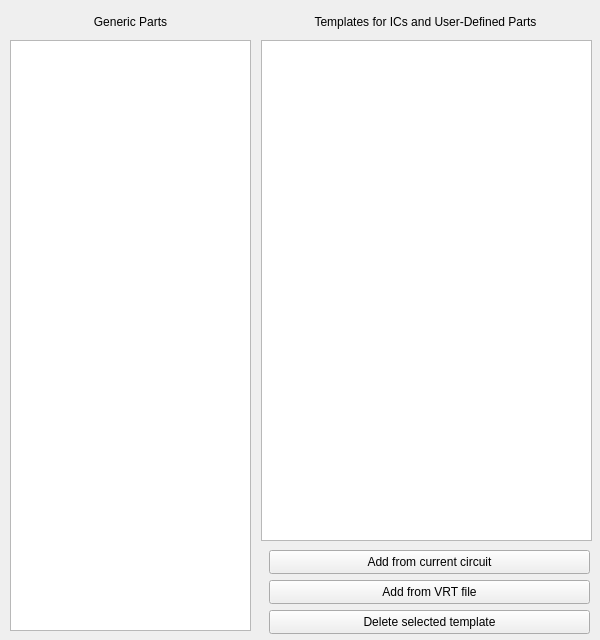
<?xml version="1.0" encoding="UTF-8"?>
<ui version="4.0">
 <class>TemplatesDialog</class>
 <widget class="QDialog" name="TemplatesDialog">
  <property name="enabled">
   <bool>true</bool>
  </property>
  <property name="geometry">
   <rect>
    <x>0</x>
    <y>0</y>
    <width>600</width>
    <height>640</height>
   </rect>
  </property>
  <property name="minimumSize">
   <size>
    <width>600</width>
    <height>640</height>
   </size>
  </property>
  <property name="maximumSize">
   <size>
    <width>600</width>
    <height>640</height>
   </size>
  </property>
  <property name="windowTitle">
   <string>Parts / Templates</string>
  </property>
  <widget class="QTableWidget" name="tableWidget">
   <property name="geometry">
    <rect>
     <x>10</x>
     <y>40</y>
     <width>241</width>
     <height>591</height>
    </rect>
   </property>
   <property name="focusPolicy">
    <enum>Qt::NoFocus</enum>
   </property>
   <property name="toolTip">
    <string>Double click on a part to add it to the circuit</string>
   </property>
  </widget>
  <widget class="QPushButton" name="pushButton">
   <property name="geometry">
    <rect>
     <x>269</x>
     <y>550</y>
     <width>321</width>
     <height>24</height>
    </rect>
   </property>
   <property name="focusPolicy">
    <enum>Qt::NoFocus</enum>
   </property>
   <property name="toolTip">
    <string>Updates the templates with the selected parts from the current circuit.</string>
   </property>
   <property name="text">
    <string>Add from current circuit</string>
   </property>
  </widget>
  <widget class="QPushButton" name="pushButton_2">
   <property name="geometry">
    <rect>
     <x>269</x>
     <y>610</y>
     <width>321</width>
     <height>24</height>
    </rect>
   </property>
   <property name="focusPolicy">
    <enum>Qt::NoFocus</enum>
   </property>
   <property name="toolTip">
    <string>Deletes the selected template.  There is no undo option.</string>
   </property>
   <property name="text">
    <string>Delete selected template</string>
   </property>
  </widget>
  <widget class="QTableWidget" name="tableWidget_2">
   <property name="geometry">
    <rect>
     <x>261</x>
     <y>40</y>
     <width>331</width>
     <height>501</height>
    </rect>
   </property>
   <property name="focusPolicy">
    <enum>Qt::NoFocus</enum>
   </property>
   <property name="toolTip">
    <string>Double click on a part to add it to the circuit</string>
   </property>
  </widget>
  <widget class="QLabel" name="label">
   <property name="geometry">
    <rect>
     <x>10</x>
     <y>10</y>
     <width>241</width>
     <height>24</height>
    </rect>
   </property>
   <property name="text">
    <string>Generic Parts</string>
   </property>
   <property name="alignment">
    <set>Qt::AlignCenter</set>
   </property>
  </widget>
  <widget class="QLabel" name="label_2">
   <property name="geometry">
    <rect>
     <x>260</x>
     <y>10</y>
     <width>331</width>
     <height>24</height>
    </rect>
   </property>
   <property name="text">
    <string>Templates for ICs and User-Defined Parts</string>
   </property>
   <property name="alignment">
    <set>Qt::AlignCenter</set>
   </property>
  </widget>
  <widget class="QPushButton" name="pushButton_3">
   <property name="geometry">
    <rect>
     <x>269</x>
     <y>580</y>
     <width>321</width>
     <height>24</height>
    </rect>
   </property>
   <property name="focusPolicy">
    <enum>Qt::NoFocus</enum>
   </property>
   <property name="toolTip">
    <string>Updates the templates with parts from an existing circuit</string>
   </property>
   <property name="text">
    <string>Add from VRT file</string>
   </property>
  </widget>
 </widget>
 <resources/>
 <connections/>
</ui>
